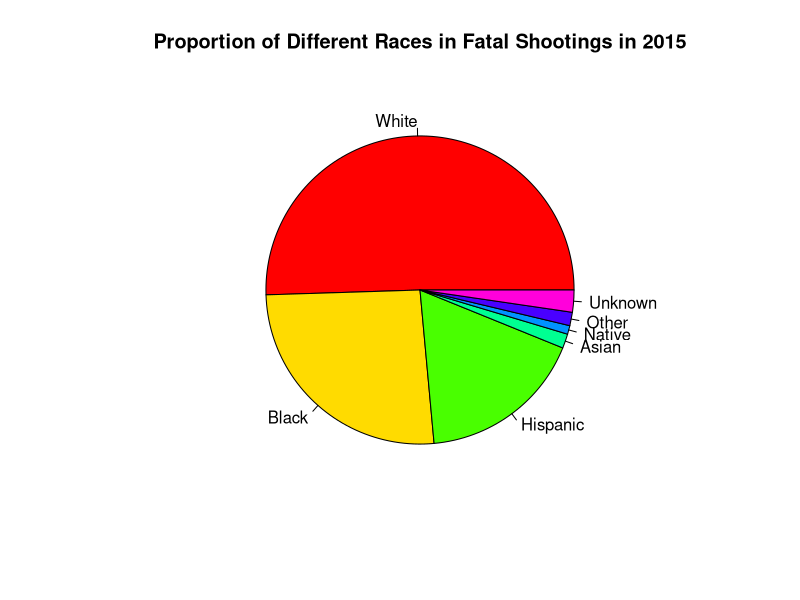
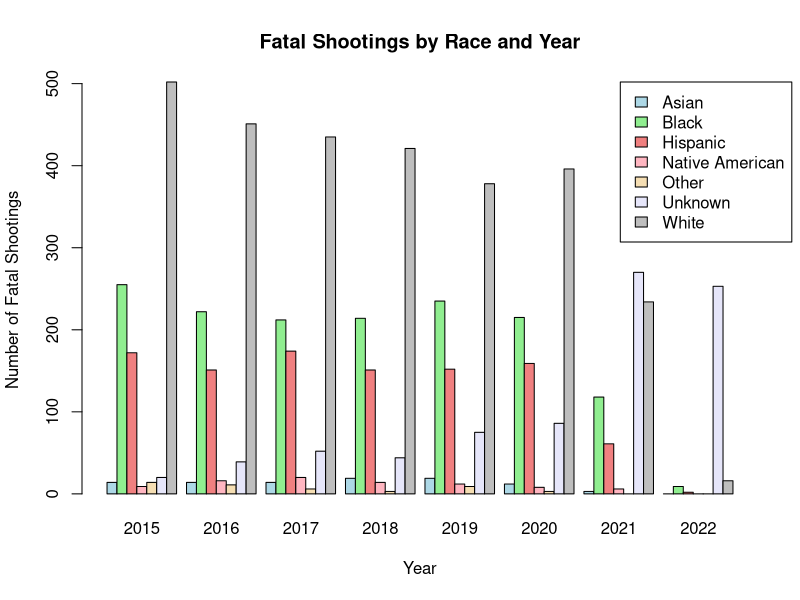
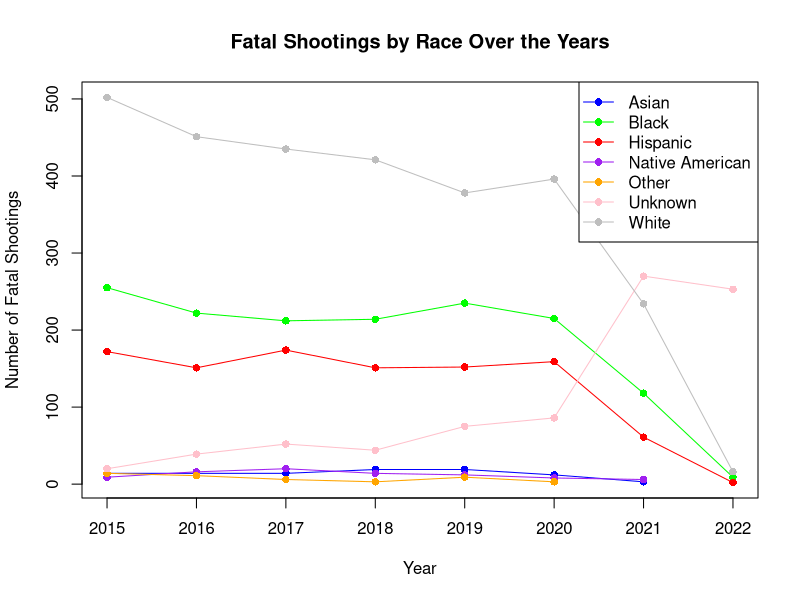
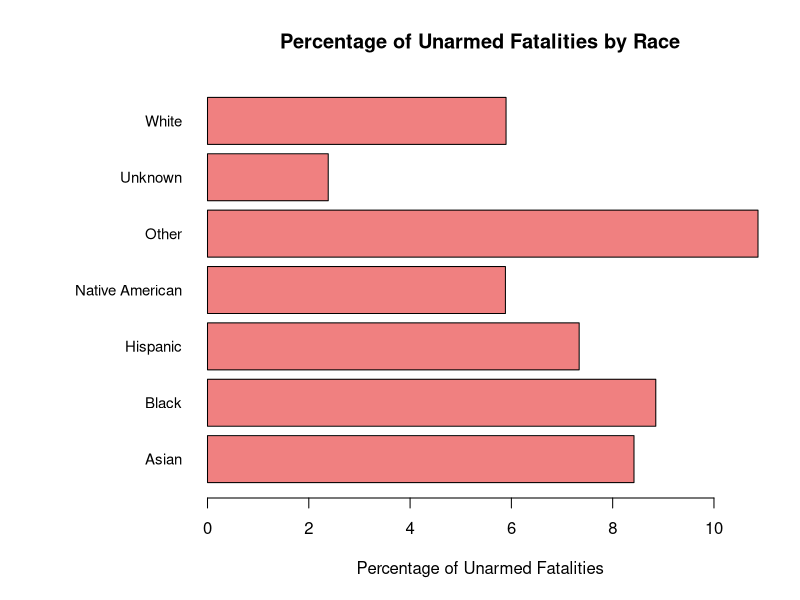

Source code (R) for these figures, in order:
## ---- chunk 1
FatalShootingsStats <- read.csv("FatalPoliceShootings_US.csv")

print(class(FatalShootingsStats))

head(FatalShootingsStats)
## ---- chunk 2
#Convert the `date` column to Date format so can extract the year
FatalShootingsStats$date <- as.Date(FatalShootingsStats$date, format = "%m/%d/%Y")

#Made new column for year as an int
FatalShootingsStats$year <- as.integer(format(FatalShootingsStats$date, "%Y"))


## ---- chunk 3
#Analyze 2015 as a test run

data_filtered <- FatalShootingsStats[FatalShootingsStats$year == 2015, ]


#Grab the total amount of times certain races are in the data
asian_count <- nrow(data_filtered[data_filtered$race_name == 'Asian', ])
black_count <- nrow(data_filtered[data_filtered$race_name == 'Black', ])
white_count <- nrow(data_filtered[data_filtered$race_name == 'White', ])
hispanic_count <- nrow(data_filtered[data_filtered$race_name == 'Hispanic', ])
native_count <- nrow(data_filtered[data_filtered$race_name == 'Native American', ])
other_count <- nrow(data_filtered[data_filtered$race_name == 'Other', ])
unknown_count <- nrow(data_filtered[data_filtered$race_name == 'Unknown', ])

#Created a data.frame with counts so can plot them
race_counts <- data.frame(
  race = c("White", "Black", "Hispanic", "Asian", "Native", "Other", "Unknown"),
  count = c(white_count, black_count, hispanic_count, asian_count, native_count, other_count, unknown_count)
)

#Created a pie chart
pie(race_counts$count, 
    labels = race_counts$race, 
    main = "Proportion of Different Races in Fatal Shootings in 2015",
    col = rainbow(length(race_counts$count)))


## ---- chunk 4
## Sophia's addition 
#creating subsets by year

FatalShootingsStats <- na.omit(FatalShootingsStats) # getting rid of rows with any NA values


data_15 <- subset(FatalShootingsStats, FatalShootingsStats$year == 2015 )
data_16 <- subset(FatalShootingsStats, FatalShootingsStats$year == 2016 )
data_17 <- subset(FatalShootingsStats, FatalShootingsStats$year == 2017 )
data_18 <- subset(FatalShootingsStats, FatalShootingsStats$year == 2018 )
data_19 <- subset(FatalShootingsStats, FatalShootingsStats$year == 2019 )
data_20 <- subset(FatalShootingsStats, FatalShootingsStats$year == 2020 )
data_21 <- subset(FatalShootingsStats, FatalShootingsStats$year == 2021 )
data_22 <- subset(FatalShootingsStats, FatalShootingsStats$year == 2022 )
# basic stats dependent on year
total <- c(nrow(data_15), nrow(data_16), nrow(data_17), nrow(data_18), nrow(data_19), nrow(data_20), nrow(data_21), nrow(data_22) )

average_age <- c(mean(data_15$age), mean(data_16$age), mean(data_17$age), mean(data_18$age), mean(data_19$age), mean(data_20$age), mean(data_21$age), mean(data_22$age))

bodycam_false <- c(sum(data_15$body_camera == "FALSE"), sum(data_16$body_camera == "FALSE"), sum(data_17$body_camera == "FALSE"), sum(data_18$body_camera == "FALSE"), sum(data_19$body_camera == "FALSE"), sum(data_20$body_camera == "FALSE"), sum(data_21$body_camera == "FALSE"), sum(data_22$body_camera == "FALSE"))

bodycam_true <- c(sum(data_15$body_camera == "TRUE"), sum(data_16$body_camera == "TRUE"), sum(data_17$body_camera == "TRUE"), sum(data_18$body_camera == "TRUE"), sum(data_19$body_camera == "TRUE"), sum(data_20$body_camera == "TRUE"), sum(data_21$body_camera == "TRUE"), sum(data_22$body_camera == "TRUE"))

bodycam_percent <- c((bodycam_true[1]/total[1]), (bodycam_true[2]/total[2]),(bodycam_true[3]/total[3]),(bodycam_true[4]/total[4]),(bodycam_true[5]/total[5]),(bodycam_true[6]/total[6]),(bodycam_true[7]/total[7]),(bodycam_true[8]/total[7]))

year_stats <- data.frame(total, round(average_age, 1), bodycam_false, bodycam_true, bodycam_percent ) 
names(year_stats) <- c("Total Fatal Shootings", "Average Age", "No Body Camera", "Yes Body Camera", "percent of yes body camera")
rownames(year_stats) <- c("2015", "2016", "2017", "2018", "2019", "2020", "2021", "2022")
year_stats





## ---- chunk 5
#Bryan's Additions
# adding colunm for current president -> is not currently working,  


FatalShootingsStats$month <- as.integer(format(FatalShootingsStats$date, "%m"))
FatalShootingsStats$day <- as.integer(format(FatalShootingsStats$date, "%d"))

FatalShootingsStats$President <-ifelse(FatalShootingsStats$month >= 1 & FatalShootingsStats$day >=20 & FatalShootingsStats$year >=2021, FatalShootingsStats$President <-"Joseph R. Biden", FatalShootingsStats$President <-"Donald Trump")

FatalShootingsStats$President <-ifelse((FatalShootingsStats$month >= 1 & FatalShootingsStats$day >=20 & FatalShootingsStats$year <=2016), FatalShootingsStats$President <-"Barack Obama", FatalShootingsStats$President <-"Donald Trump")
data_18 <- subset(FatalShootingsStats, FatalShootingsStats$year >= 2015 )

data_18

## ---- chunk 6
# aggregate data by year and race_name
race_year_counts <- aggregate(FatalShootingsStats$race_name, 
                              by = list(Year = FatalShootingsStats$year, 
                                        Race = FatalShootingsStats$race_name), 
                      FUN = length)
colnames(race_year_counts)[3] <- "Count"

# create a matrix to store counts for each race across years
race_counts_matrix <- xtabs(Count ~ Race + Year, data = race_year_counts)

# set up colors for each race
colors <- c("lightblue", "lightgreen", "lightcoral", "lightpink", "wheat", "lavender", "gray")

# creating bar plot
barplot(race_counts_matrix, beside = TRUE, col = colors,
        main = "Fatal Shootings by Race and Year",
        xlab = "Year", ylab = "Number of Fatal Shootings", 
        legend.text = rownames(race_counts_matrix), 
        args.legend = list(x = "topright", inset = c(-0.05, 0)))

## ---- chunk 7
# set up an empty plot with the correct axes limits
plot(NULL, xlim = range(race_year_counts$Year), 
     ylim = range(race_year_counts$Count), 
     xlab = "Year", ylab = "Number of Fatal Shootings", 
     main = "Fatal Shootings by Race Over the Years")

# define colors for each race
race_colors <- c("blue", "green", "red", "purple", "orange", "pink", "gray")

# get unique races
unique_races <- unique(race_year_counts$Race)

# loop through each race to plot its line on the graph
for (i in 1:length(unique_races)) {
  # Subset data for the current race
  race_data <- subset(race_year_counts, Race == unique_races[i])
  
  # plot the line for this race
  lines(race_data$Year, race_data$Count, type = "o", col = race_colors[i], pch = 16)
}

# add a legend
legend("topright", legend = unique_races, col = race_colors, pch = 16, lty = 1)
## ---- chunk 8
# filtering data to include only unarmed incidents
unarmed_data <- subset(FatalShootingsStats, FatalShootingsStats$armed == "unarmed")

# count unarmed fatalities by race
unarmed_deaths_by_race <- aggregate(unarmed_data$armed, 
                                    by = list(Race = unarmed_data$race_name), 
                                    FUN = length)
colnames(unarmed_deaths_by_race)[2] <- "Unarmed_Deaths"

# count display
unarmed_deaths_by_race



## ---- chunk 9
# count total fatalities by race
total_deaths_by_race <- aggregate(FatalShootingsStats$armed, 
                                  by = list(Race = FatalShootingsStats$race_name), 
                                  FUN = length)

# ensure all races are represented in unarmed deaths by race
all_races <- unique(FatalShootingsStats$race_name)
unarmed_deaths_by_race <- aggregate(unarmed_data$armed, 
                                    by = list(Race = unarmed_data$race_name), 
                                    FUN = length)
unarmed_deaths_by_race <- merge(data.frame(Race = all_races), unarmed_deaths_by_race, 
                                by = "Race", all.x = TRUE)
unarmed_deaths_by_race[is.na(unarmed_deaths_by_race)] <- 0  # Replace NA with 0

# merge total deaths and unarmed deaths
race_unarmed_comparison <- merge(unarmed_deaths_by_race, total_deaths_by_race, 
                                 by = "Race", 
                                 suffixes = c("_Unarmed", "_Total"))

# calculate percentage of unarmed fatalities for each race
race_unarmed_comparison$Unarmed_Death_Percentage <- 
  (race_unarmed_comparison$x_Unarmed / race_unarmed_comparison$x_Total) * 100

# rename columns for clarity
colnames(race_unarmed_comparison) <- c("Race", "Unarmed_Deaths", "Total_Deaths", "Unarmed_Death_Percentage")

# display the updated data frame
race_unarmed_comparison

# adjust margins to give more space to labels
par(mar = c(5, 10, 4, 2) + 0.1) # Increase left margin for y-axis labels

# create a horizontal bar plot without a y-axis label
barplot(race_unarmed_comparison$Unarmed_Death_Percentage,
        names.arg = race_unarmed_comparison$Race,
        main = "Percentage of Unarmed Fatalities by Race",
        xlab = "Percentage of Unarmed Fatalities",
        col = "lightcoral",
        horiz = TRUE,       # Horizontal bars
        las = 1,            # Ensure labels are horizontal on y-axis
        cex.names = 0.9)    # Adjust label size if needed

# reset margins after plotting (optional if running multiple plots in sequence)
par(mar = c(5, 4, 4, 2) + 0.1)
